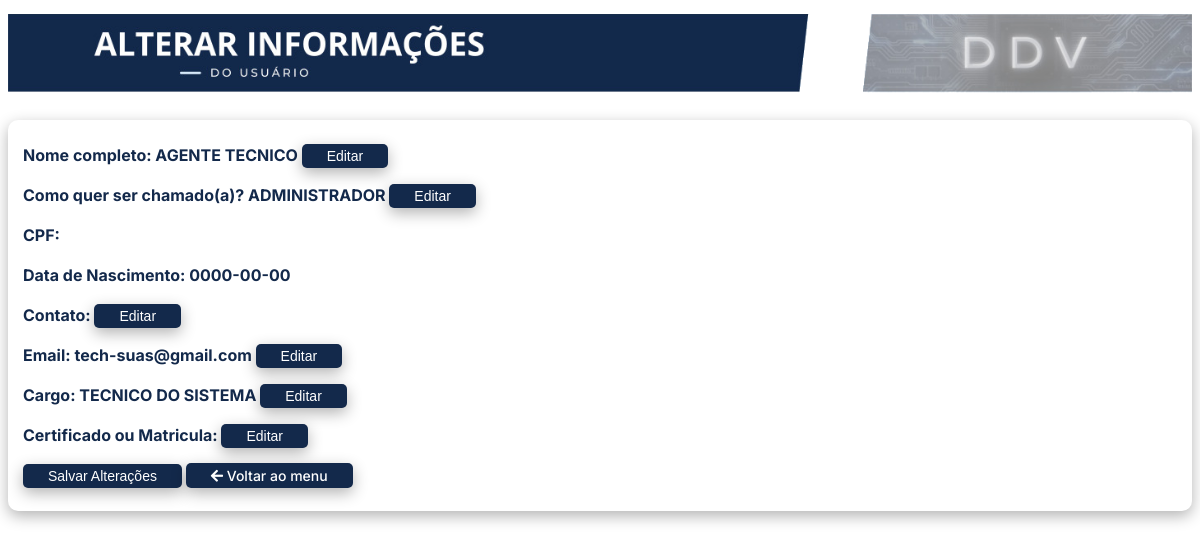
Screenshot of /views/geral/conta.php (signed in) with the database file from the repository.
### tables this page shows
CREATE TABLE IF NOT EXISTS `usuarios` (
  `id` int NOT NULL AUTO_INCREMENT,
  `nome` varchar(55) NOT NULL,
  `apelido` varchar(20) NOT NULL,
  `usuario` varchar(30) NOT NULL,
  `senha` varchar(255) NOT NULL,
  `nivel` varchar(55) NOT NULL,
  `cpf` varchar(15) NOT NULL,
  `setor` varchar(70) NOT NULL,
  `funcao` int NOT NULL,
  `dt_nasc` date NOT NULL,
  `telefone` varchar(16) NOT NULL,
  `email` varchar(30) NOT NULL,
  `cargo` varchar(60) NOT NULL,
  `id_cargo` varchar(15) NOT NULL,
  `acesso` varchar(10) NOT NULL,
  `data_registro` datetime NOT NULL,
  PRIMARY KEY (`id`),
  UNIQUE KEY `usuario` (`usuario`)
);

### config/dados_operador.php (called while the page is built, shortened)
<?php
include_once $_SERVER['DOCUMENT_ROOT'] . '/TechSUAS/config/conexao.php';
    $user_name = $_SESSION['user_usuario'];
$sql = $pdo->prepare("SELECT * FROM usuarios WHERE usuario = :user_usuario");
$sql->execute(array(':user_usuario' => $user_name));
if ($sql->rowCount() > 0) {
    $dados = $sql->fetch(PDO::FETCH_ASSOC);
    $nome = $dados['nome'];
    $apelido = $dados['apelido'];
    $dtNasc = $dados['dt_nasc'];
    $email = $dados['email'];
    $cargo = $dados['cargo'];
}
?>

### views/geral/conta.php (the view, shortened to what this page needs)
<?php
include_once $_SERVER['DOCUMENT_ROOT'] . '/TechSUAS/config/sessao.php';
include_once $_SERVER['DOCUMENT_ROOT'] . '/TechSUAS/config/dados_operador.php';
?>
<!DOCTYPE html>
<html lang="pt-br">
<head>
    <link rel="stylesheet" href="/TechSUAS/css/suporte/style-alt-user.css">
    <link rel="stylesheet" href="https://cdnjs.cloudflare.com/ajax/libs/font-awesome/5.15.3/css/all.min.css">
</head>
<body>
    <div class="img">
        <h1 class="titulo-com-imagem">
        <img src="/TechSUAS/img/geral/h1-alt-user.svg" alt="Titulocomimagem">
        </h1>
    </div>
<div class="tudo">
    <form method="post" action="/TechSUAS/controller/cadunico/salva_alteracao.php">
        <div id="nomeVisual">
            Nome completo: <?php echo $nome; ?>
            <button type="button" onclick="iniciarEdicao('nome')">Editar</button> <br>
        </div>
        <div id="apelidoVisual">
            Como quer ser chamado(a)? <?php echo $apelido; ?>
            <button type="button" onclick="iniciarEdicao('apelido')">Editar</button> <br>
        </div>
<?php echo "CPF: " . $cpf . "<br>";
echo "Data de Nascimento: " . $dtNasc . "<br>"; ?>
        <div id="teleVisual">
            Contato: <?php echo $telefone; ?>
            <button type="button" onclick="iniciarEdicao('tele')">Editar</button><br>
        </div>
        <div id="emailVisual">
            Email: <?php echo $email; ?>
            <button type="button" onclick="iniciarEdicao('email')">Editar</button><br>
        </div>
        <div id="cargoVisual">
            Cargo: <?php echo $cargo; ?>
            <button type="button" onclick="iniciarEdicao('cargo')">Editar</button><br>
        </div>
        <div id="idcargoVisual">
            Certificado ou Matricula: <?php echo $idcargo; ?>
            <button type="button" onclick="iniciarEdicao('idcargo')">Editar</button><br>
        </div>
        <button type="submit">Salvar Alterações</button>
        <a href="/TechSUAS/config/back.php">
        <i class="fas fa-arrow-left"></i> Voltar ao menu
        </a>
    </form>
</div>
</body>
</html>

### css/suporte/style-alt-user.css (style rules this page uses)
* { margin-top: 0px; }
body { background-image: url(/TechSUAS/img/cadunico/background_cad.svg); background-size: cover; background-repeat: no-repeat; background-attachment: fixed; overflow: hidden; font-family: "Inter", sans-serif; height: auto; font-weight: bold; }
img { display: flex; width: 100%; max-height: 120px }
.tudo { display: flex; flex-direction: column; align-items: flex-start; justify-content: flex-start; background-color: #ffffff; padding: 15px; border-radius: 10px; line-height: 40px; color: #13294b; box-shadow: 0px 5px 15px rgba(0, 0, 0, 0.3); }
button { font-size: 14px; border-radius: 5px; padding: 4px 25px; border: none; font-weight: 500; background-color: #13294b; color: white; cursor: pointer; box-shadow: 0px 5px 15px rgba(0, 0, 0, 0.3); }
a { text-decoration: none; font-size: 14px; border-radius: 5px; padding: 4px 25px; border: none; font-weight: 500; background-color: #13294b; color: white; cursor: pointer; box-shadow: 0px 5px 15px rgba(0, 0, 0, 0.3); }

### rows the page displays
usuarios: nome "AGENTE TECNICO", apelido "ADMINISTRADOR", dt_nasc "0000-00-00", email "tech-suas@gmail.com", cargo "TECNICO DO SISTEMA"
